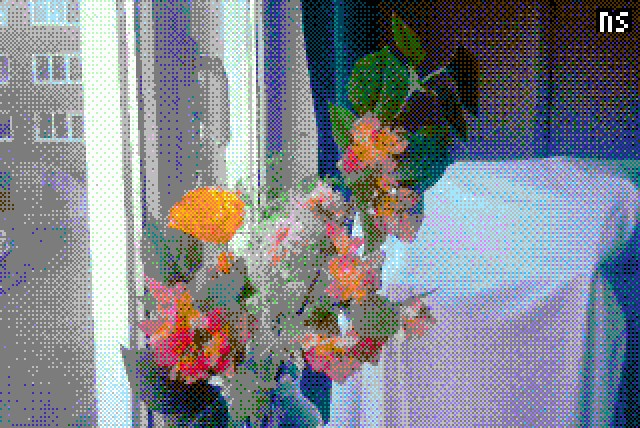
#> input picture example_images/IMG_0223.jpg, 640 x 428 px
$ python sim_gb.py ../example_images/IMG_0223.jpg out.png
#> lines starting #> are read from the running program, lines starting #| are printed output that depends on the picture; long printed decimals are rounded
### tools/gb.py
#!/usr/bin/env python3
"""Game Boy Camera mode: the numbers shared by sim_gb.py and gb_cave.s.

  gb.py asm   prints gb.inc (the thresholds and the shade colours as data)

A GB pixel is a 4x4 block of the 512x448 output (128x112 GB pixels, 8:7). The
look is gbcam.c's HARDWARE style (PIXELBOY: the M64282FP + MAC-GBD model) with
a fixed gain and the horizontal edge mode at 50 %.
"""
import os

PATTERN = [[0x00, 0x0C, 0x03, 0x0F], [0x08, 0x04, 0x0B, 0x07],
           [0x02, 0x0E, 0x01, 0x0D], [0x0A, 0x06, 0x09, 0x05]]
RANGE = (0x89, 0x92, 0xA2, 0xD2)        # contrast 7, "high light" (gb-photo, as in gbcam_dither.c)
SHARP_PCT = int(os.environ.get('GB_SHARP', 50))   # edge sharpening, 0-100: 50 = the sensor's 50 % (build.sh)
SHARP = (SHARP_PCT * 64 + 25) // 50     # in 1/64: the weight of the edge term (64 = 50 %), as the editor's sharpFix
GAIN_Q8 = 1024                          # fixed exposure, 4.0x (256 = 1.0): the best fixed gain on the
                                        # sample photos; gbcam.c's auto-exposure settles at 2.2-4.3x, start 3.5x
PALETTE = [(0x25, 0x25, 0x25), (0x4b, 0x56, 0x4d), (0x9a, 0xa5, 0x7c), (0xe0, 0xe9, 0xc4)]   # dark to light
SIZE = ((1232, 1080), (512, 448))       # (crop, output): 8:7, the GB pixel is 4x4 output pixels. The crop keeps the
                                        # sensor's full 1080-line height, like the other aspects: a 1078-line one
                                        # made every switch to and from it take seconds
GW, GH, BLK = 128, 112, 4
ASPECT = 5                             # the aspect setting the Game Boy mode selects: not one the arrow keys reach (0-4)
DATA_BYTES = 3 * 16 + 4 * 4 + 4 * 4    # TH0-2, GB_Y, GB_C
CURVE_ADDR = 0xbbb00                    # the 256-byte tone curve, the end of the video cave (video_cave.s)
S_CURVE = [(0, 0), (80, 64), (128, 128), (176, 191), (255, 255)]   # BW's: palettes.py BW_MATCH -> BW_LEVELS


def thresholds():
    """T[k][pos], pos = (gy & 3) * 4 + (gx & 3): gb-photo's dither_gen_base_values, a + (b - a) * v / 16."""
    return [[RANGE[k] + (RANGE[k + 1] - RANGE[k]) * v // 16 for row in PATTERN for v in row]
            for k in range(3)]


# [6 lines left out: function yuv, not called in this run]


def curve_table(on=None):
    """The tone curve applied to a block's mean luma before the exposure: the identity, or the
    S-curve (BW's: more contrast), piecewise linear through S_CURVE, rounded half to even; then the
    contrast and brightness the user chose."""
    if on is None:
        on = os.environ.get('GB_CURVE') == '1'
    out = list(range(256))
    if on:
        out = []
        for x in range(256):
            (x0, y0), (x1, y1) = next(seg for seg in zip(S_CURVE, S_CURVE[1:]) if x <= seg[1][0])
            out.append(round(y0 + (y1 - y0) * (x - x0) / (x1 - x0)))
    # GB_CONTRAST (percent, -50..50) scales around mid-grey, GB_BRIGHTNESS (-50..50) shifts, in whole
    # numbers so the editor's JavaScript gets the same table; the editor (firmware.js toneCurve) does the same.
    con, bri = int(os.environ.get('GB_CONTRAST', 0)), int(os.environ.get('GB_BRIGHTNESS', 0))
    return [min(255, max(0, ((t - 128) * (100 + con) + 12800 + 100 * bri + 50) // 100)) for t in out]


# [29 lines left out: functions palette, asm, not called in this run]


# [3 lines that do not run on import are left out]

### tools/sim_gb.py
#!/usr/bin/env python3
"""Off-camera replica of gb_cave.s (Game Boy Camera mode), integer-exact.

  sim_gb.py IN.jpg OUT.png [--grey]

Per GB pixel (a 4x4 block of the 512x448 output): mean luma Y -> tone curve (identity,
or BW's S-curve with GB_CURVE=1) -> exposure
(Y * gain >> 8) -> p = (that - 128) / 8 toward zero (the MAC-GBD code less
128) -> horizontal edge, (2p + (2p - left - right)) / 2 toward zero -> compare
128 + that with the 3 thresholds of its position (gb.py) -> shade 0..3 (0 =
darkest). The maths of PIXELBOY's gbcam.c (HARDWARE style, 50 % horizontal
edge).
"""
import argparse
import numpy as np
from PIL import Image
import gb


def shades(luma):
    """luma: (H, W) uint8, H and W multiples of 4 (512x448 is the Game Boy's own shape) -> (H/4, W/4) shades 0..3."""
    gh, gw = luma.shape[0] // gb.BLK, luma.shape[1] // gb.BLK
    avg = luma.astype(int).reshape(gh, gb.BLK, gw, gb.BLK).sum(axis=(1, 3)) >> 4
    avg = np.array(gb.curve_table())[avg]          # the tone curve (GB_CURVE=1: BW's S-curve)
    p = np.trunc(((avg * gb.GAIN_Q8 >> 8) - 128) / 8).astype(int)
    pad = np.pad(p, ((0, 0), (1, 1)), mode='edge')
    code = 128 + np.trunc((128 * p + gb.SHARP * (2 * p - pad[:, :-2] - pad[:, 2:])) / 128).astype(int)
    pos = (np.arange(gh)[:, None] & 3) * 4 + (np.arange(gw)[None, :] & 3)
    return sum((code >= np.array(t)[pos]).astype(int) for t in gb.thresholds())


if __name__ == '__main__':
    a = argparse.ArgumentParser()
    a.add_argument('src'); a.add_argument('dst')
    a.add_argument('--grey', action='store_true')
    o = a.parse_args()
    luma = np.asarray(Image.open(o.src).convert('L').resize((gb.GW * gb.BLK, gb.GH * gb.BLK), Image.BILINEAR))
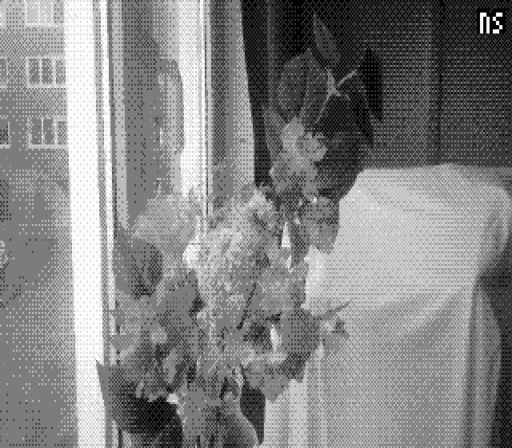
#> luma: shape (448, 512); min 0, max 254, mean 131.7
    s = shades(luma)
#> in shades, `avg = luma.astype(int).reshape(gh, gb.BLK, gw, gb.BLK).sum(axis=(1, 3)..`:
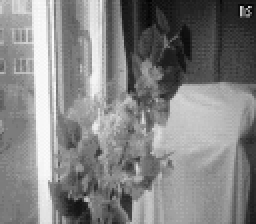
#> avg: shape (112, 128) int64 (shown 2 times larger); min 2, max 251, mean 131.3
#> in shades, `pad = np.pad(p, ((0, 0), (1, 1)), mode='edge')`:
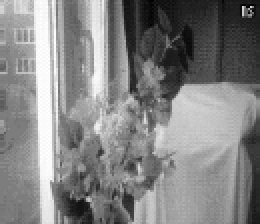
#> pad: shape (112, 130) int64 (shown 2 times larger); min -15, max 109, mean 49.1; drawn with min black and max white
#> in shades, `code = 128 + np.trunc((128 * p + gb.SHARP * (2 * p - pad[:, :-2] - pad..`:
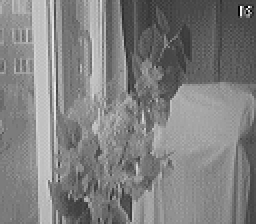
#> code: shape (112, 128) int64 (shown 2 times larger); min 64, max 289, mean 177.2; drawn with min black and max white
#> in shades, `return sum((code >= np.array(t)[pos]).astype(int) for t in gb.threshol..`:
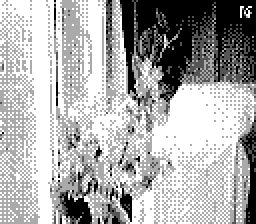
#> returned value: shape (112, 128) int64 (shown 2 times larger); min 0, max 3, mean 2.03; drawn with min black and max white
    pal = np.array([(v, v, v) for v in (0, 85, 170, 255)] if o.grey else gb.PALETTE, np.uint8)
    Image.fromarray(pal[s]).resize((gb.GW * gb.BLK, gb.GH * gb.BLK), Image.NEAREST).save(o.dst)
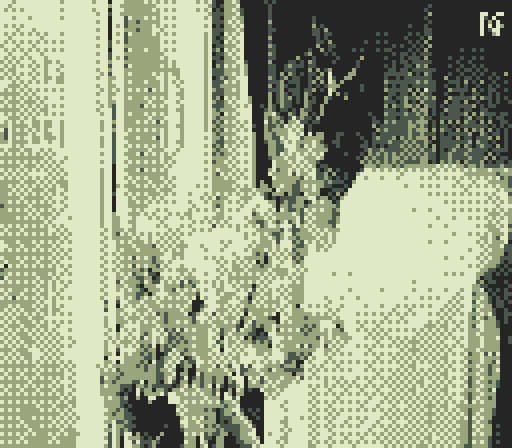
#> saved as out.png: PIL image 512x448 RGB; mean R, G, B 159, 167.5, 137.4
    print('shade histogram', np.bincount(s.ravel(), minlength=4) / s.size)
#| shade histogram [0.1553 0.08929 0.3231 0.4323]

$ run again, on example_images/IMG_0260.jpg
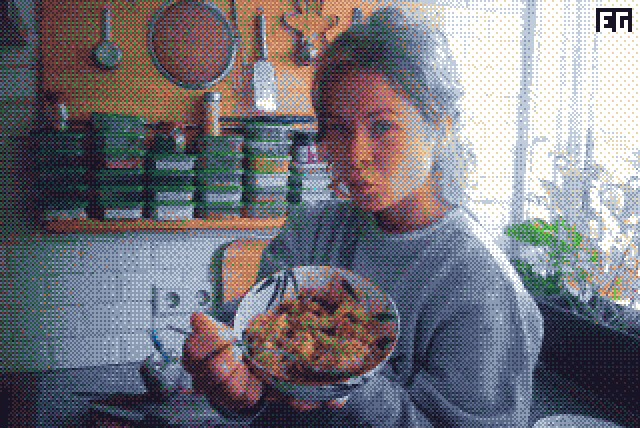
#> input picture example_images/IMG_0260.jpg, 640 x 428 px
#> in shades, `return sum((code >= np.array(t)[pos]).astype(int) for t in gb.threshol..`:
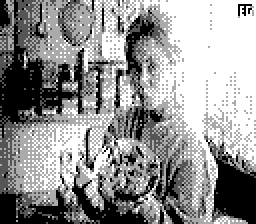
#> returned value: shape (112, 128) int64 (shown 2 times larger); min 0, max 3, mean 1.74; drawn with min black and max white
#> `Image.fromarray(pal[s]).resize((gb.GW * gb.BLK, gb.GH * gb.BLK), Image..`:
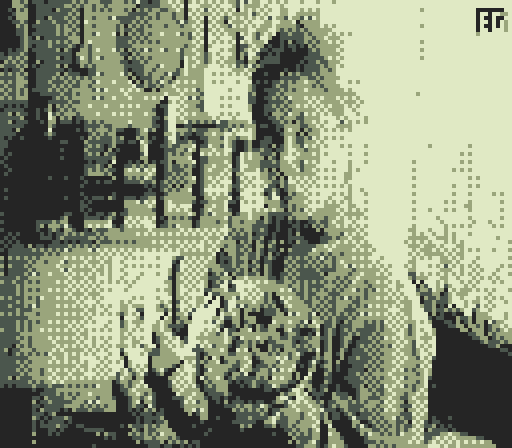
#> saved as out.png: PIL image 512x448 RGB; mean R, G, B 139.1, 147.3, 121.3
#| shade histogram [0.1996 0.1747 0.308 0.3177]
